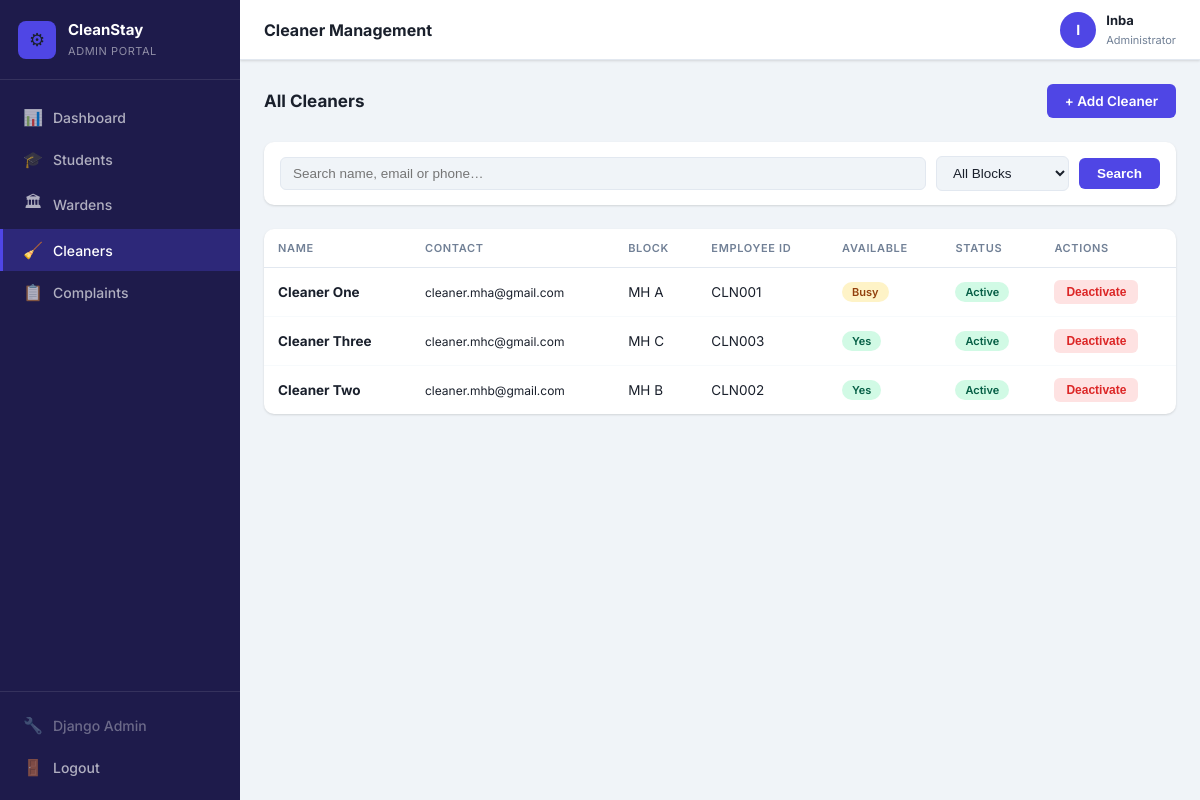
Screenshot of /portal/cleaners/ (signed in) with the database file from the repository.
### accounts/models.py (models this page shows, shortened)
class User(AbstractUser):
    username = None
    ROLE_CHOICES = [
        ("student", "Student"),
        ("warden", "Warden"),
        ("cleaner", "Cleaner"),
        ("admin", "Admin"),
    ]
    name = models.CharField(
        max_length=100
    )
    email = models.EmailField(
        unique=True,
        blank=True,
        null=True
    )
    phone = models.CharField(
        max_length=10,
        unique=True,
        blank=True,
        null=True
    )
    role = models.CharField(
        max_length=20,
        choices=ROLE_CHOICES
    )
    USERNAME_FIELD = "email"
    REQUIRED_FIELDS = ["name"]
    objects = UserManager()

### cleaners/models.py (models this page shows, shortened)
class CleanerProfile(models.Model):
    user = models.OneToOneField(
        settings.AUTH_USER_MODEL,
        on_delete=models.CASCADE,
        related_name="cleaner_profile"
    )
    employee_id = models.CharField(max_length=20, unique=True)
    phone_number = models.CharField(max_length=15, blank=True)
    assigned_block = models.CharField(max_length=20, blank=True)
    is_available = models.BooleanField(default=True)

### portal/views.py (the view)
    @login_required
    def wrapper(request, *args, **kwargs):
        if getattr(request.user, "role", None) != "admin":
            return HttpResponseForbidden(
                "This page is accessible to administrators only."
            )
        return view_fn(request, *args, **kwargs)

### portal/views.py (called while the page is built)
def admin_required(view_fn):
    @login_required
    def wrapper(request, *args, **kwargs):
        if getattr(request.user, "role", None) != "admin":
            return HttpResponseForbidden(
                "This page is accessible to administrators only."
            )
        return view_fn(request, *args, **kwargs)
    wrapper.__name__ = view_fn.__name__
    return wrapper

@admin_required
def portal_cleaners(request):
    query = request.GET.get("q", "").strip()
    block = request.GET.get("block", "").strip()
    cleaners = User.objects.filter(role="cleaner").select_related(
        "cleaner_profile"
    ).order_by("name")
    if query:
        cleaners = cleaners.filter(
            Q(name__icontains=query)
            | Q(email__icontains=query)
            | Q(phone__icontains=query)
        )
    if block:
        cleaners = cleaners.filter(cleaner_profile__assigned_block=block)
    from students.models import HOSTEL_BLOCK_CHOICES
    context = {
        "cleaners": cleaners,
        "query": query,
        "block_filter": block,
        "block_choices": HOSTEL_BLOCK_CHOICES,
    }
    return render(request, "portal/cleaners.html", context)

### templates/portal/cleaners.html (shortened to what this page needs)
{% extends "portal/base.html" %}
{% block page_title %}Cleaner Management{% endblock %}
{% block nav_cleaners %}active{% endblock %}
{% block content %}
<div class="portal-page">
    <div class="section-header">
        <h2>All Cleaners</h2>
        <a href="{% url 'portal:portal_add_cleaner' %}" class="btn btn-primary">+ Add Cleaner</a>
    </div>
    <form method="get" class="filter-bar">
        <input type="text" name="q" value="{{ query }}" placeholder="Search name, email or phone…" class="filter-input">
        <select name="block" class="filter-select">
            <option value="">All Blocks</option>
        </select>
        <button type="submit" class="btn-filter">Search</button>
    </form>
    {% if cleaners %}
    <div class="table-wrapper">
        <table class="portal-table">
            <thead>
                <tr>
                    <th>Name</th>
                    <th>Contact</th>
                    <th>Block</th>
                    <th>Employee ID</th>
                    <th>Available</th>
                    <th>Status</th>
                    <th>Actions</th>
                </tr>
            </thead>
            <tbody>
                {% for cleaner in cleaners %}
                {% with profile=cleaner.cleaner_profile %}
                <tr>
                    <td><strong>{{ cleaner.name }}</strong></td>
                    <td class="email-cell">{{ cleaner.email|default:cleaner.phone|default:"—" }}</td>
                    <td>{{ profile.assigned_block|default:"—" }}</td>
                    <td>{{ profile.employee_id|default:"—" }}</td>
                    <td>
                        {% if profile.is_available %}
                            <span class="badge badge-active">Yes</span>
                        {% else %}
                            <span class="badge badge-warning">Busy</span>
                        {% endif %}
                    </td>
                    <td>
                        {% if cleaner.is_active %}
                            <span class="badge badge-active">Active</span>
                        {% else %}
                            <span class="badge badge-inactive">Inactive</span>
                        {% endif %}
                    </td>
                    <td class="actions-cell">
                        <form method="post" action="{% url 'portal:portal_toggle_user' cleaner.pk %}" style="display:inline">
                            <button type="submit" class="btn-sm {% if cleaner.is_active %}btn-sm-danger{% else %}btn-sm-success{% endif %}">
                                {% if cleaner.is_active %}Deactivate{% else %}Activate{% endif %}
                            </button>
                        </form>
                    </td>
                </tr>
                {% endwith %}
                {% endfor %}
            </tbody>
        </table>
    </div>
    {% else %}
    <div class="empty-state">
        <div class="empty-icon">🧹</div>
        <p>No cleaners found{% if query %} for "{{ query }}"{% endif %}.</p>
        <a href="{% url 'portal:portal_add_cleaner' %}" class="btn btn-primary">Add First Cleaner</a>
    </div>
    {% endif %}
</div>
{% endblock %}

### templates/portal/base.html (shortened to what this page needs)
{% load static %}
<!DOCTYPE html>
<html lang="en">
<head>
    <link rel="stylesheet" href="{% static 'css/portal.css' %}">
</head>
<body class="portal-body">
<aside class="portal-sidebar" id="portalSidebar">
    <div class="sidebar-brand">
        <div class="sidebar-brand-icon">⚙</div>
        <div class="sidebar-brand-text">
            <strong>CleanStay</strong>
            <span>Admin Portal</span>
        </div>
    </div>
    <nav class="sidebar-nav">
        <a href="{% url 'portal:portal_dashboard' %}" class="sidebar-link {% block nav_dashboard %}{% endblock %}">
            <span class="sidebar-icon">📊</span> Dashboard
        </a>
        <a href="{% url 'portal:portal_students' %}" class="sidebar-link {% block nav_students %}{% endblock %}">
            <span class="sidebar-icon">🎓</span> Students
        </a>
        <a href="{% url 'portal:portal_wardens' %}" class="sidebar-link {% block nav_wardens %}{% endblock %}">
            <span class="sidebar-icon">🏛</span> Wardens
        </a>
        <a href="{% url 'portal:portal_cleaners' %}" class="sidebar-link {% block nav_cleaners %}{% endblock %}">
            <span class="sidebar-icon">🧹</span> Cleaners
        </a>
        <a href="{% url 'portal:portal_complaints' %}" class="sidebar-link {% block nav_complaints %}{% endblock %}">
            <span class="sidebar-icon">📋</span> Complaints
        </a>
    </nav>
    <div class="sidebar-footer">
        <a href="/admin/" class="sidebar-link sidebar-link-muted" target="_blank">
            <span class="sidebar-icon">🔧</span> Django Admin
        </a>
        <a href="{% url 'logout' %}" class="sidebar-link sidebar-link-danger">
            <span class="sidebar-icon">🚪</span> Logout
        </a>
    </div>
</aside>
<div class="portal-main">
    <header class="portal-topbar">
        <div class="topbar-title">{% block page_title %}Dashboard{% endblock %}</div>
        <div class="topbar-user">
            <div class="topbar-avatar">{{ request.user.name|first|upper }}</div>
            <div class="topbar-user-info">
                <strong>{{ request.user.name|default:"Admin" }}</strong>
                <span>Administrator</span>
            </div>
        </div>
    </header>
    <main class="portal-content">
        {% block content %}{% endblock %}
    </main>
</div>
</body>
</html>

### rows the page displays
User: user.name|first "I", user.name "Inba"
User: name "Cleaner One", email "cleaner.mha@gmail.com", cleaner_profile.assigned_block "MH A", cleaner_profile.employee_id "CLN001", shows "Busy", is_active "Active"
User: name "Cleaner Three", email "cleaner.mhc@gmail.com", cleaner_profile.assigned_block "MH C", cleaner_profile.employee_id "CLN003", shows "Yes", is_active "Active"
User: name "Cleaner Two", email "cleaner.mhb@gmail.com", cleaner_profile.assigned_block "MH B", cleaner_profile.employee_id "CLN002", shows "Yes", is_active "Active"
